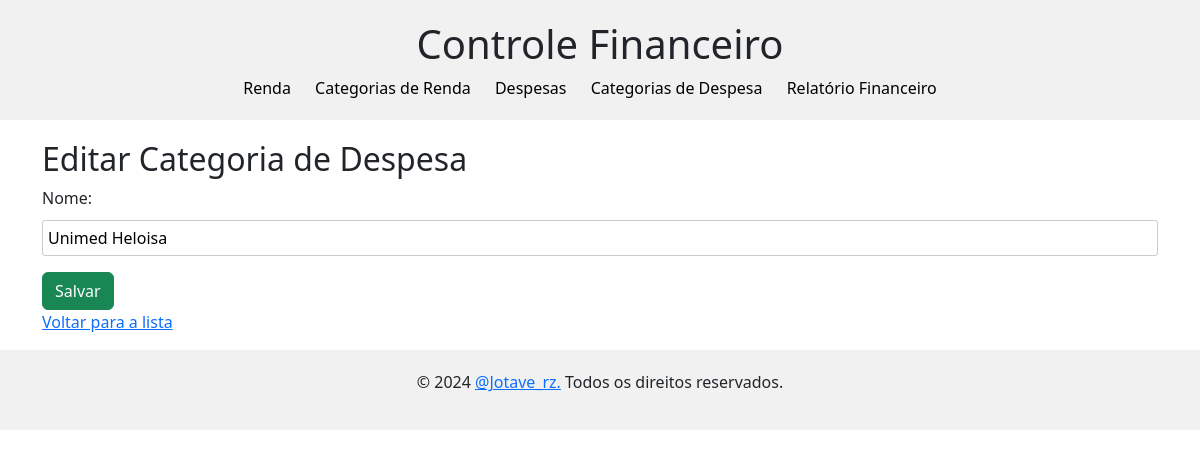
The app's page /categoria-despesa/1/editar/, older data.
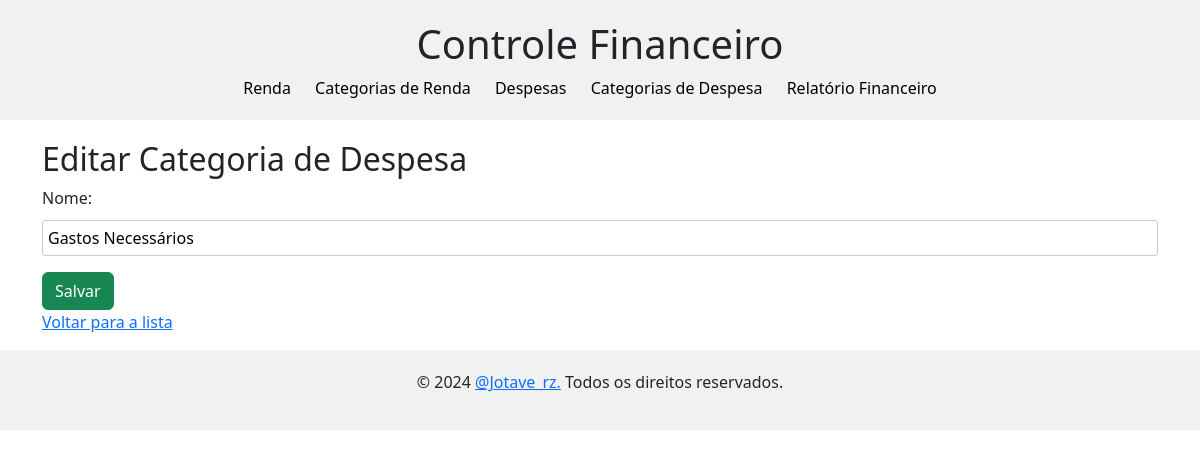
The same page, newer data.
### categoria_despesa/models.py (models this page shows, shortened)
class CategoriaDespesa(models.Model):
    nome = models.CharField(max_length=100)

### categoria_despesa/views.py (the view)
# urls.py: path('<int:pk>/editar/', views.CategoriaDespesaUpdateView.as_view(), name='categoria-despesa-update'),
class CategoriaDespesaUpdateView(UpdateView):
    model = CategoriaDespesa
    template_name = 'categoria_despesa_form.html'
    fields = ['nome']
    success_url = reverse_lazy('categoria-despesa-list')

### categoria_despesa/templates/categoria_despesa_form.html (shortened to what this page needs)
{% extends 'base.html' %}
{% block body %}
  <h2>{% if form.instance.pk %}Editar Categoria de Despesa{% else %}Adicionar Nova Categoria de Despesa{% endif %}</h2>
  <form method="post">
    {{ form.as_p }}
    <button type="submit" class="btn btn-success">{% if form.instance.pk %}Salvar{% else %}Criar{% endif %}</button>
  </form>
  <a href="{% url 'categoria-despesa-list' %}">Voltar para a lista</a>
{% endblock %}

Row changes from the older to the newer data that the page shows:
changed CategoriaDespesa: nome "Unimed Heloisa" → "Gastos Necessários"
